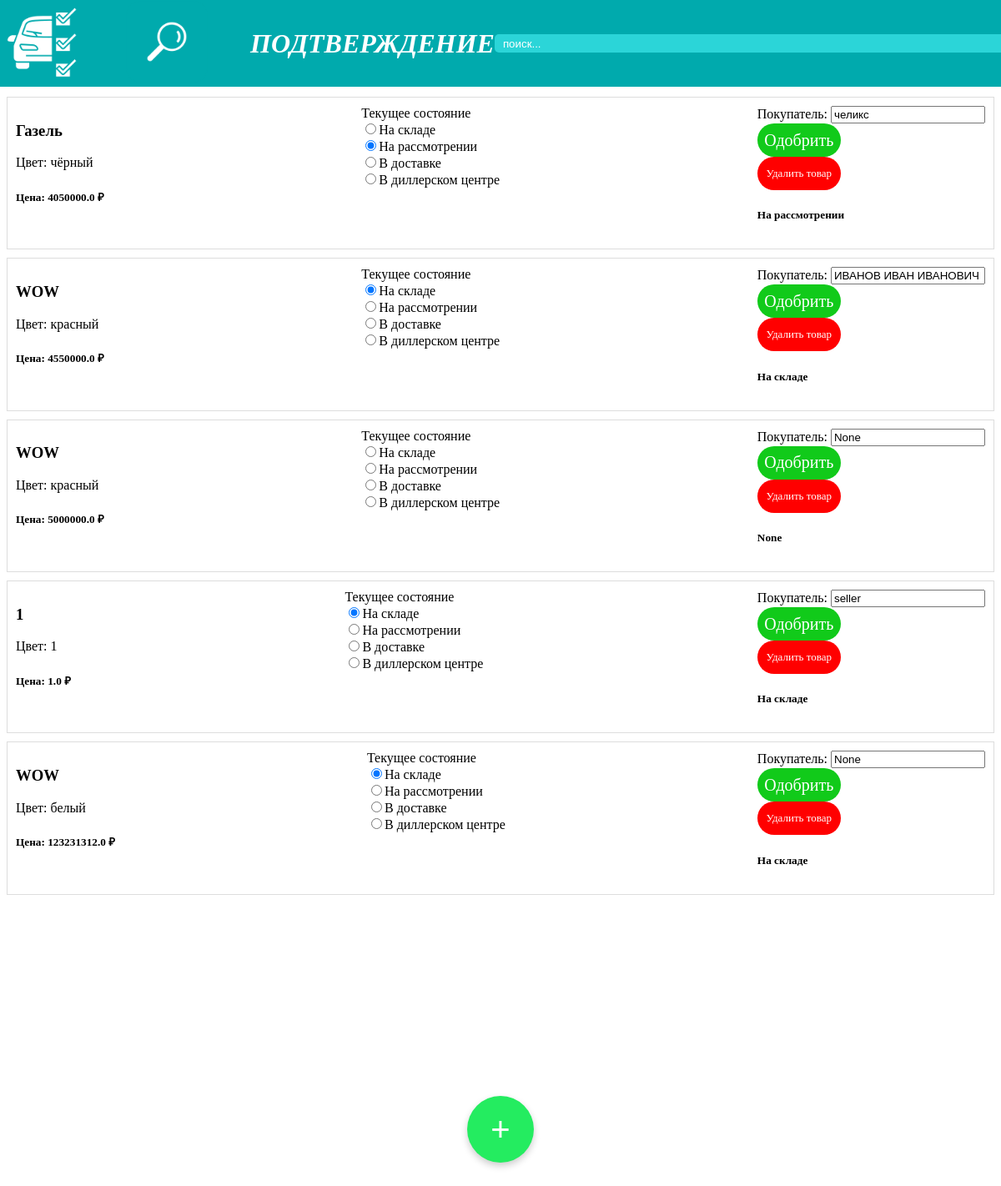
The page /editor on the database as committed earlier.
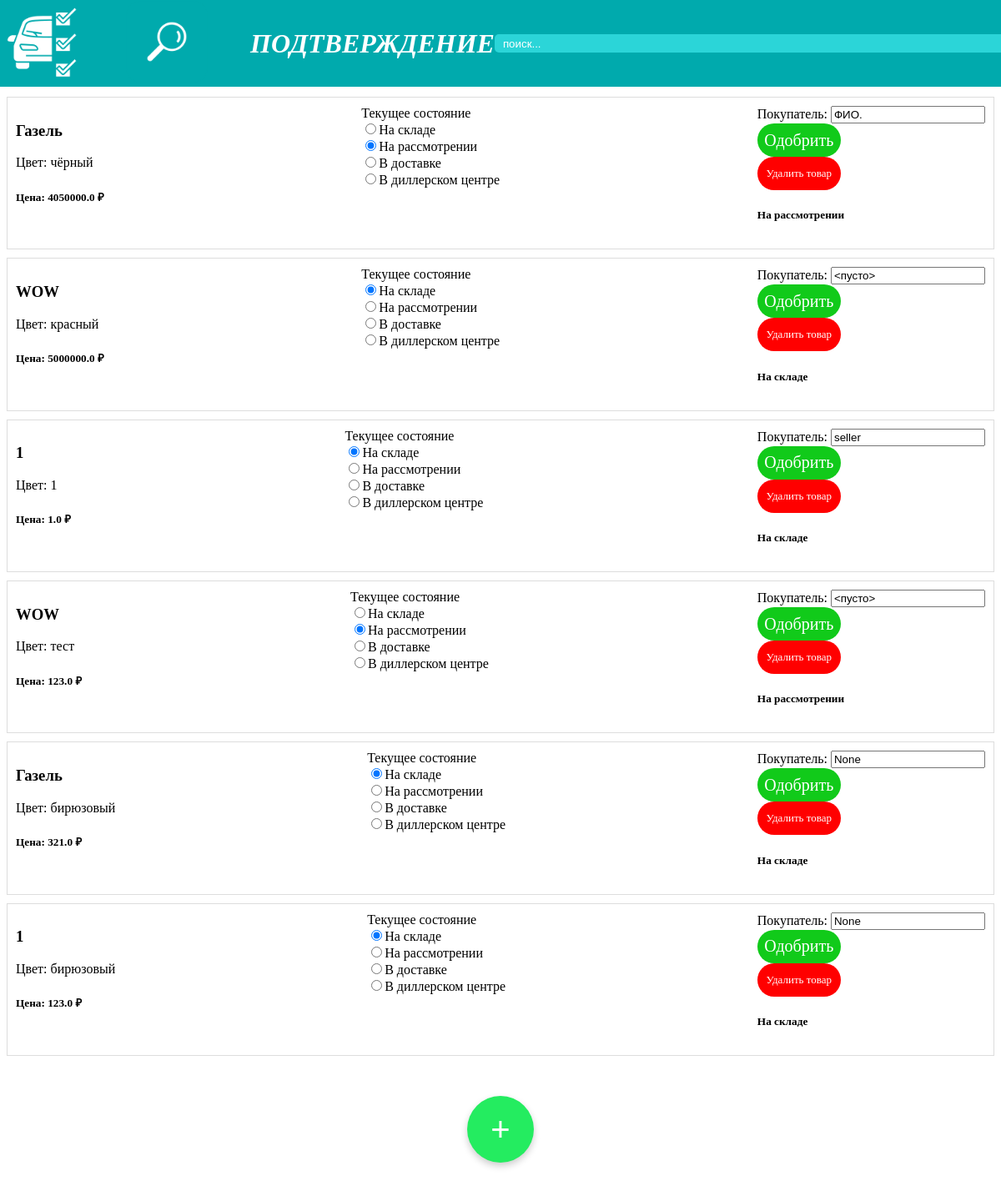
The same page on the database as committed later.
### main.py (models this page shows)
class Cataloge(SQLModel, table=True):
    id: int = Field(default=None, primary_key=True)
    model: str = Field(index=True)
    color: str
    in_stage: bool
    cost: float
    buyer: str|None
    kind: str
    willings: list[User] = Relationship(back_populates="baskets", link_model=UserCatalogeLink)

### main.py (the view)
@app.get("/",response_class=HTMLResponse)
def read_root(request: Request):
    req = {"request": request}
    return templates.TemplateResponse("login.html", req)

### templates/editor.html (shortened to what this page needs)
<!DOCTYPE html>
<html lang="ru">
<head>
    <link rel="stylesheet" href="static/style.css">
</head>
<body>
    <header>
        <div class="header-left">
            <a href="http://127.0.0.1:8000/?email={{email}}&searching={{searching}}"><img class="logo" src="../static/variants.png"></a>
            <a href="http://127.0.0.1:8000/cars?email={{email}}&searching={{searching}}"><img class="logo" src="../static/logo.ico"></a>
            <b><i><h1>ПОДТВЕРЖДЕНИЕ</h1></i></b>
        </div>
        <div class="header-right">
            <form name="found" method="get" action="/cars?email={{email}}">
                <input type="text" name="searching" class="found" placeholder="поиск..." value="{{searching}}">
                <button type="submit" style="display: none;"></button> </form>
            <br>
        </div>
    </header>
    <div class="production">
        {% for product in production %}
            <form action="/editor?email={{email}}&searching=" name="place" class="product" method="post">
                <div class="product-info">
                    <h3>{{product.model}}</h3>
                    Цвет: {{product.color}}
                    <h5>Цена: {{product.cost}} ₽</h5>
                </div>
                <div>
                    Текущее состояние<br>
                    <input name = "kind" type = "radio" value="На складе" {% if product.kind == "На складе" %} checked {% endif %}>На складе<br>
                    <input name = "kind" type = "radio" value="На рассмотрении" {% if product.kind == "На рассмотрении" %} checked {% endif %}>На рассмотрении<br>
                    <input name = "kind" type = "radio" value="В доставке" {% if product.kind == "В доставке" %} checked {% endif %}>В доставке<br>
                    <input name = "kind" type = "radio" value="В диллерском центре" {% if product.kind == "В диллерском центре" %} checked {% endif %}>В диллерском центре
                </div>
                <div class="product-inputs" >
                    Покупатель: <input name = "FIO_user" value = "{{product.buyer}}">
                    <br>
                    <button class="buy" type="submit" name="acc_form" value="{{product.id}}up_">Одобрить</button><br>
                    <button class="buy" style="background-color: red; font-size: small;" type="submit" name="acc_form" value="{{product.id}}del">Удалить товар</button>
                    <h5>
                        {{product.kind}}
                    </h5>
                </div>
            </form>
        {% endfor %}
        <center><button class = "add_el" onclick="add()">+</button></center>
    </div>
</body>
</html>

Rows that differ between the two databases and show on the page:
removed Cataloge: model "WOW", color "красный", cost "4550000.0", kind "☑", FIO_user "ИВАНОВ ИВАН ИВАНОВИЧ", {{ product.id }} 3 (drawn), kind "На складе"
changed Cataloge "чёрный": FIO_user "челикс" → "ФИО."
changed Cataloge "красный": kind "☐" → "☑"; FIO_user "None" → "<пусто>"; kind "None" → "На складе"
changed Cataloge: color "белый" → "тест"; cost "123231312.0" → "123.0"; kind "☑" → "☐"; kind "☐" → "☑"; FIO_user "None" → "<пусто>"; kind "На складе" → "На рассмотрении"
added Cataloge: model "Газель", color "бирюзовый", cost "321.0", kind "☑", FIO_user "None", {{ product.id }} 7 (drawn), kind "На складе"
added Cataloge: model "1", color "бирюзовый", cost "123.0", kind "☑", FIO_user "None", {{ product.id }} 8 (drawn), kind "На складе"
